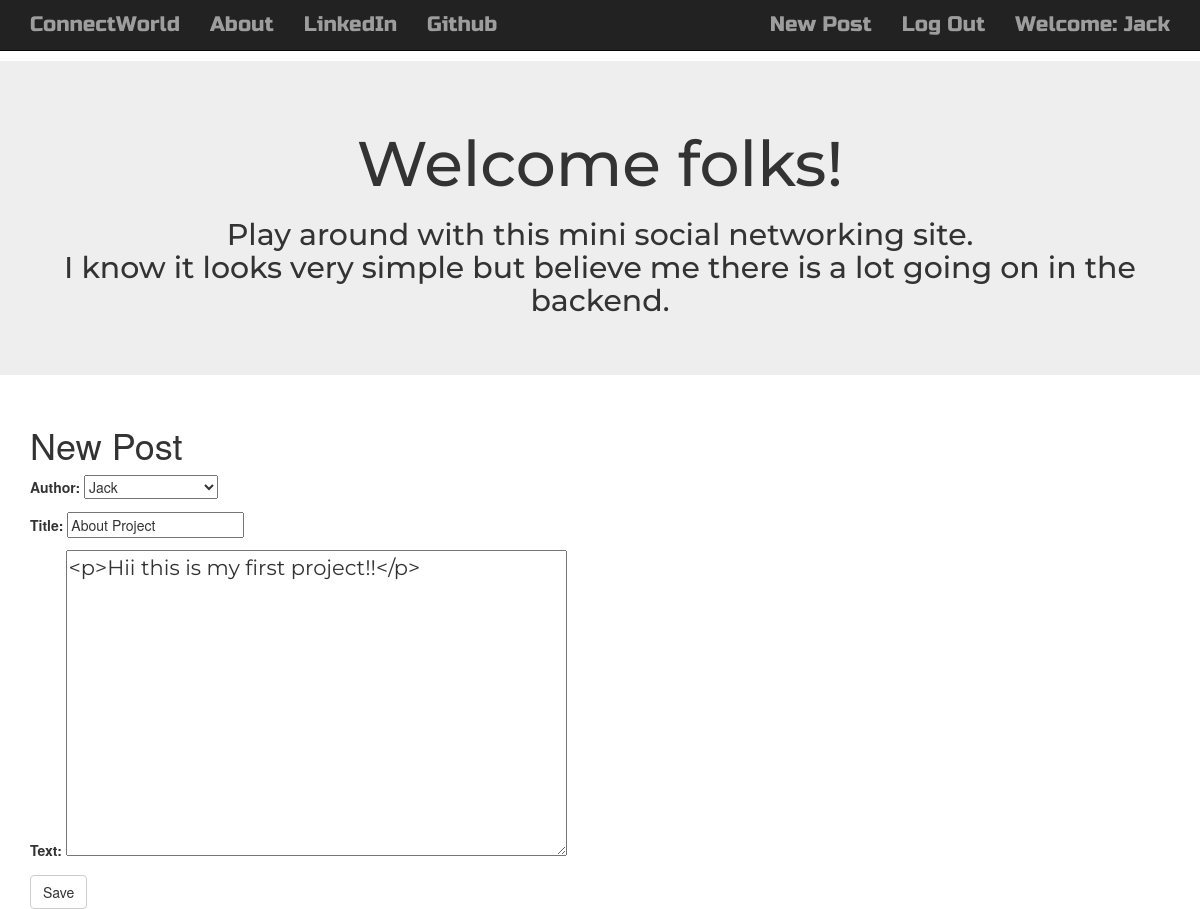
Page /post/36/edit/ (signed in) on the committed database.
### blog/models.py (models this page shows, shortened)
class Post(models.Model):
    author = models.ForeignKey('auth.User',on_delete=models.CASCADE)
    title = models.CharField(max_length = 500)
    text = models.TextField()
    create_date = models.DateTimeField(default = timezone.now)
    published_date = models.DateTimeField(blank = True,null = True)

### blog/views.py (the view)
# urls.py: path('post/<int:pk>/edit/',views.PostUpdateView.as_view(),name = 'post_edit'),
class PostUpdateView(LoginRequiredMixin,UpdateView):
    login_url = '/login/'
    redirect_field_name = 'blog/post_detail.html'
    form_class = PostForm
    model = Post

### blog/forms.py
class PostForm(forms.ModelForm):
    class Meta():
        model = Post
        fields = ('author','title','text')
        widgets = {
            'title':forms.TextInput(attrs={'class':'textinputclass'}),
            'text':forms.Textarea(attrs={'class':'editable medium-editor-textarea postcontent'})
        }

### blog/templates/blog/post_form.html (shortened to what this page needs)
{% extends "blog/base.html" %}
{% block content %}
<h1>New Post</h1>
<form class="post-form"  method="POST">
    {{form.as_p}}
    <button type="submit" class="save btn btn-default" name="submit">Save</button>
</form>
{% endblock %}

### blog/templates/blog/base.html (shortened to what this page needs)
<!DOCTYPE html>
{% load staticfiles %}
<html lang="en" dir="ltr">
    <head>
        <link rel="stylesheet" href="https://maxcdn.bootstrapcdn.com/bootstrap/3.3.7/css/bootstrap.min.css">
        <link rel="stylesheet" href="//cdn.jsdelivr.net/npm/medium-editor@latest/dist/css/medium-editor.min.css" type="text/css" media="screen" charset="utf-8">
        <link rel="stylesheet" href="{% static 'css/blog.css' %}">
    </head>
    <body class="loader">
        <nav class="navbar navbar-inverse navbar-static-top techfont custom-navbar">
            <div class="container">
                <ul class="nav navbar-nav">
                    <li><a class="navbar-brand bigbrand" href="{% url 'post_list' %}">ConnectWorld</a></li>
                </ul>
                <ul class="nav navbar-nav navcontent">
                    <li><a href="{% url 'about' %}">About</a></li>
                    <li><a href="https://www.linkedin.com/in/sayan-naskar-5a4b07159/">LinkedIn</a></li>
                    <li><a href="https://github.com/sayann002">Github</a></li>
                </ul>
                <ul class="nav navbar-nav navbar-right">
                    {% if user.is_authenticated %}
                    <li> <a href="{% url 'post_new' %}">New Post</a></li>
                    <li> <a href="{% url 'logout' %}">Log Out</a></li>
                    <li> <a>Welcome: {{user.username}}</a></li>
                    {% else %}
                    <li><a class="nav navbar-nav navbar-right" href="{% url 'login' %}"><span class="glyphicon glyphicon-user"></span></a></li>
                    {% endif %}
                </ul>
            </div>
        </nav>
        <div class="jumbotron">
            <div class="container">
                <h1 class="intro">Welcome folks!</h1>
                <h2 class="intro-des">Play around with this mini social networking site.<br>I know it looks very simple
                    but believe me there is a lot going on in the backend.
                </h2>
            </div>
        </div>
        <div class="content container">
            <div class="row">
                <div class="col-md-8">
                    <div class="blog_posts">
                        {% block content %}
                        {% endblock %}
                    </div>
                </div>
            </div>
        </div>
    </body>
</html>

### blog/static/css/blog.css (style rules this page uses)
.intro { text-align: center; font-family: 'Montserrat'; }
.intro-des { text-align: center; font-family: 'Montserrat'; }
.navcontent { font-size: 1em; }
.techfont { font-family: 'Russo One', sans-serif; font-size: 1.5em; margin-bottom: 10px; }
.postcontent { font-family: 'Montserrat'; font-size: 1.5em; }
.bigbrand { font-size: 1em; }
.loader { filter:hue-rotate(0deg); color: linear-gradient(45deg,#0f8,#08f); animation:hue 5000ms infinite linear; }

### rows in the picture
Post: author "Jack", title "About Project", text "<p>Hii this is my first project!!</p>"

### other values in the picture
{{ user.username }} "Jack"
